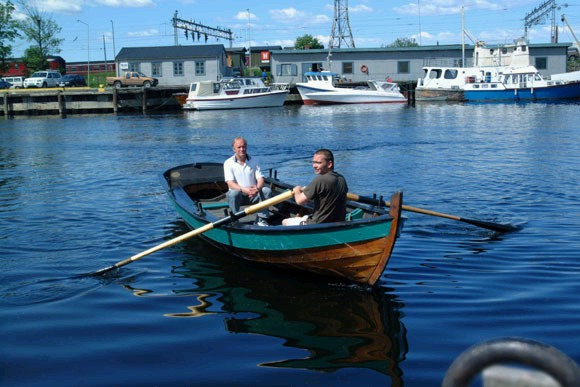
%> input picture trunk/2D ultrasound imaging system/robaat.jpg, 580 x 387 px
$ octave opticalDiffraction.m   (GNU Octave 9; MATLAB toolbox functions it lacks are replaced by stand-ins)
%> lines starting %> are read from the running program, lines starting %| are printed output that depends on the picture; in (x1, y1, x2, y2) boxes, pixels count from 0 and x2, y2 are one past the last pixel; in counts of white or black regions, pixels touching at a corner belong together; the program's own positions count from 1
% simulation of optical diffraction in a photo camera
% 21.01.03 Hans Torp


%% object
o=double(imread('robaat.jpg'));
if ndims(o)>2,o=mean(o,3);end;%convert to grayscale if color image
%> after `o=mean(o,3)`:
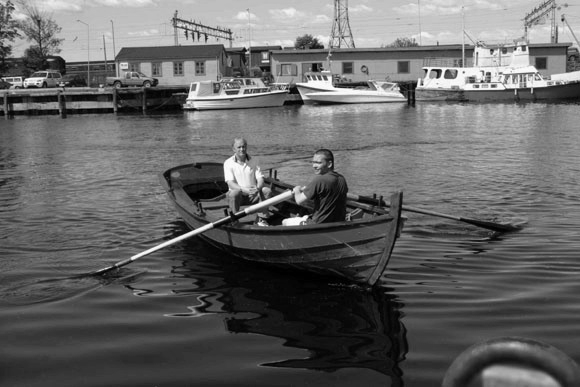
%> o: size 387x580 double; min 0, max 254.7, mean 101.2
pix=5e-6;%pixel size
[M,N]=size(o);
%> M = 387; N = 580
x=(0:N-1)*pix;
%> x = 580 values from 0 to 0.0029
y=(0:M-1)*pix;
%> y = 387 values from 0 to 0.00193
figure(1);clf;colormap(gray(255));
subplot(2,2,1);image(x,y,o);axis image;

%% Object-Fourier
O=fft2(o);
O=fftshift(O);
fmax=1/pix;             % 在1之内有PIX的数量
fx=fmax/N*(0:N-1)-fmax/2;%spatial frequency x direction
%> fx = 580 values from -100000 to 99655.2
fy=fmax/M*(0:M-1)-fmax/2;%spatial frequency y direction
%> fy = 387 values from -100000 to 99483.2
gain=-60;dyn=40;
ObjdB=20*log10(abs(O)); %DB
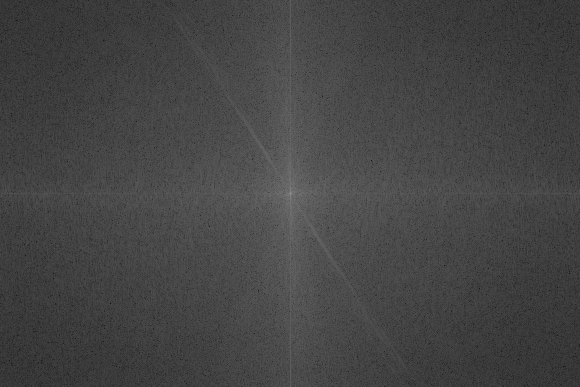
%> ObjdB: size 387x580 double; min 19.3, max 147.1, mean 68.9
subplot(2,2,2);image(fx,fy,255*(ObjdB+gain)/dyn);axis image;

%% Point spread function Fourier
%create circular mask in Fourier domain
kx=ones(M,1)*2*pi*fx; %matrix with wavenumber in x-direction
ky=2*pi*fy'*ones(1,N); %matrix with wavenumber in x-direction

R=15e-3;%focal depth
a=2e-3;%aperture
fnumber=R/a;            %f_number = probe_diameter / focal_depth;
                        %resolution = f_number * wavelength;
lambda=0.8e-6;%wavelength for light
kaperture=2*pi/fnumber/lambda/2;% radius of aperture function in k-space
                                %
k=sqrt(kx.^2+ky.^2);%matrix with magnitude of wavenumber
mask=zeros(M,N);
mask(find(k<kaperture))=1;
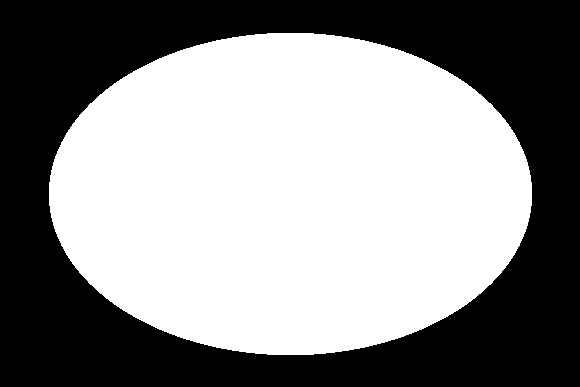
%> mask: size 387x580 double; values 0 (black) and 1 (white), 54.5% white; 1 black region, box (x1, y1, x2, y2) and area: (0, 0, 580, 387) 102050
%defocusing
r=0.0e-3;%displacement of of focal plane. set to zero for max focussing

deltaMax=(a/2)^2*r/2/R^2;%N. Wright equation 2.24
fiMax=2*pi*deltaMax/lambda;%Maximum phase error

mask=mask.*exp(i*fiMax*(k/kaperture).^2);
subplot(2,2,4);imagesc(fx,fy,real(mask));axis image;
%> after `axis image`:
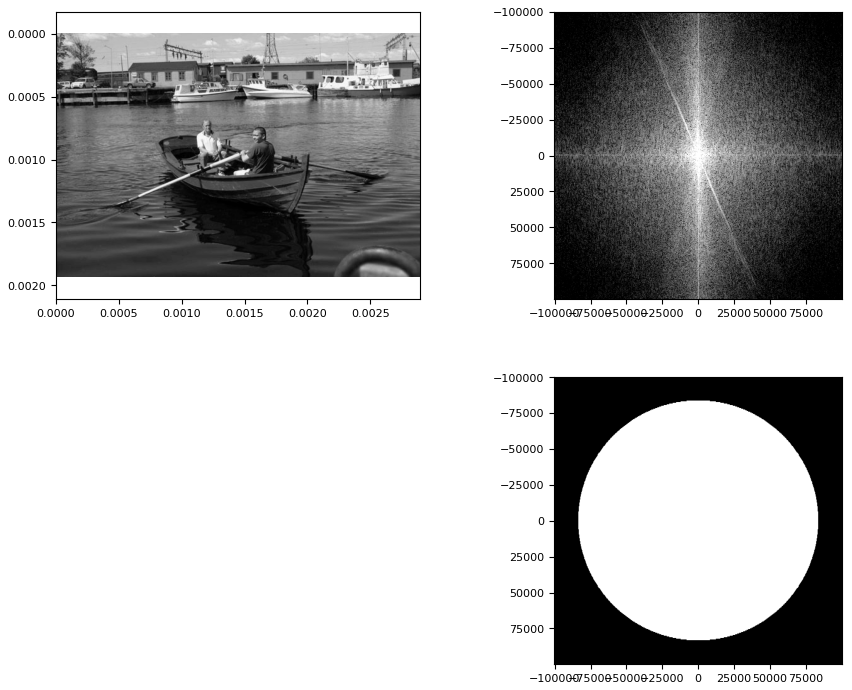
%> figure redrawn from the program's plot data, 3 panels
%pause;
%% Image in Fourier domain
Odiff=mask.*O;
ObjdB=20*log10(abs(Odiff));
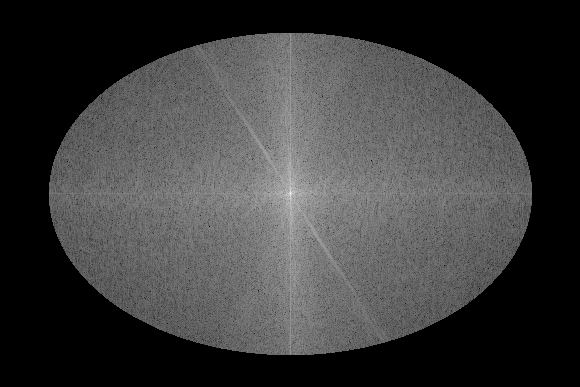
%> ObjdB: size 387x580 double; 45.46% of the values are NaN or infinite; the others: min 20.32, max 147.1, mean 74.84; drawn with min black, max white, NaN and infinite black
subplot(2,2,4);image(fx,fy,255*(ObjdB+gain)/dyn);axis image;

 %% Image in spatial domain
odiff=ifft2(fftshift(Odiff));
subplot(2,2,3);image(x,y,abs(odiff));axis image;
%> after `axis image`:
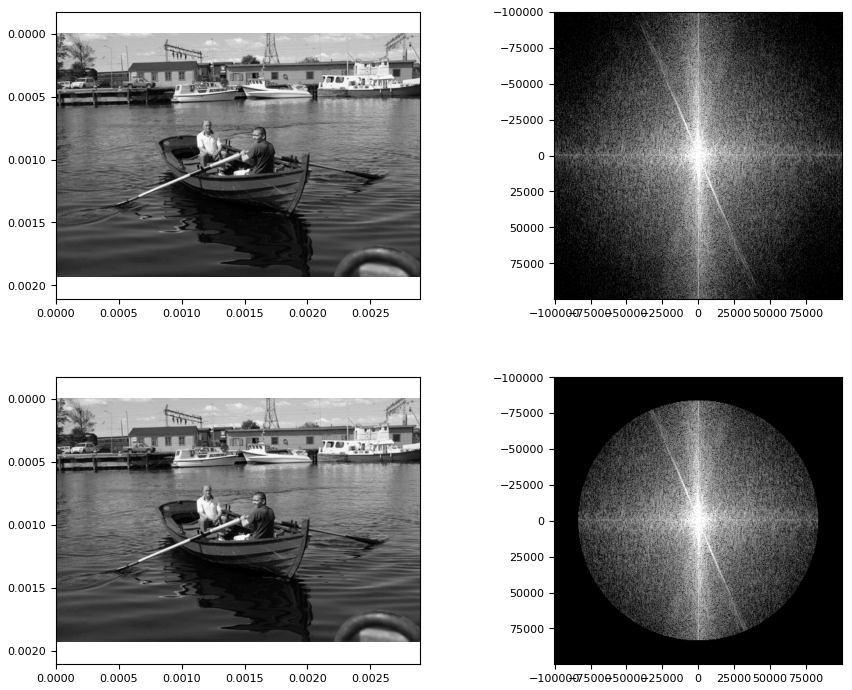
%> figure redrawn from the program's plot data, 4 panels
